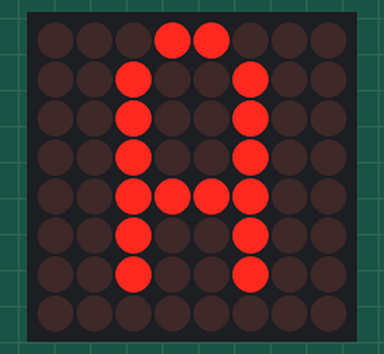
This sketch was run on a simulated Arduino Uno, built with avr-gcc and run on an emulated ATmega328P. On the bench: 8×8 LED matrix.

Above: at 0.1 s.
At 1.2 s:
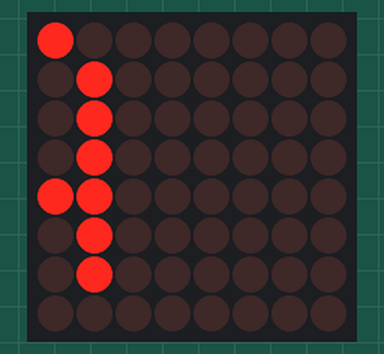
At 2.2 s:
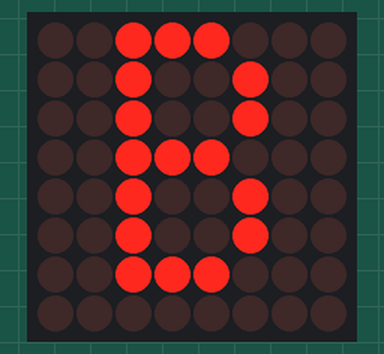
At 4.3 s:
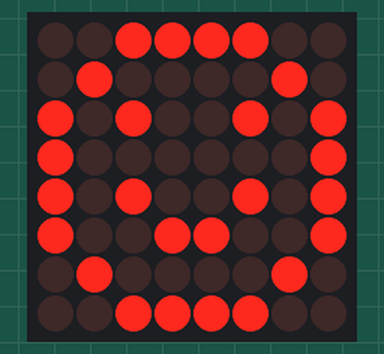
At 4.8 s:
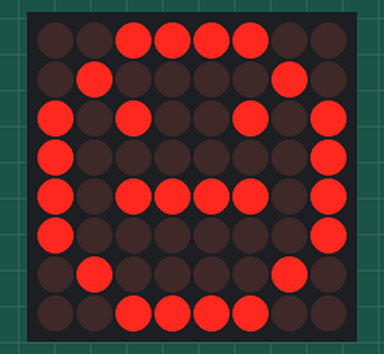
At 5.3 s:
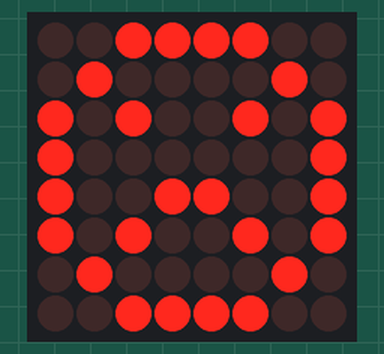

The sketch:

Matrix_1.ino
```cpp
//https://www.youtube.com/arafamicrosystems
#include <MaxMatrix.h>
int DIN = 7;   // DIN pin of MAX7219 module
int CLK = 5;   // CLK pin of MAX7219 module
int CS = 6;    // CS pin of MAX7219 module
int maxInUse = 1;
MaxMatrix m(DIN, CS, CLK, maxInUse);
char A[] = {4, 8,  //4 Column, 8 Row
            B01111110,
            B00010001,
            B00010001,
            B01111110,
           };
char B[] = {4, 8,
            B01111111,
            B01001001,
            B01001001,
            B00110110,
           };
char H[] = {4, 8,  //4 Column, 8 Row
            B01111110,
            B00010000,
            B00010000,
            B01111110,
           };
char R[] = {4, 8,  //4 Column, 8 Row
            B01111111,
            B00011001,
            B00101001,
            B01001111,
           };
char smile01[] = {8, 8,
                  B00111100,
                  B01000010,
                  B10010101,
                  B10100001,
                  B10100001,
                  B10010101,
                  B01000010,
                  B00111100
                 };
char smile02[] = {8, 8,
                  B00111100,
                  B01000010,
                  B10010101,
                  B10010001,
                  B10010001,
                  B10010101,
                  B01000010,
                  B00111100
                 };
char smile03[] = {8, 8,
                  B00111100,
                  B01000010,
                  B10100101,
                  B10010001,
                  B10010001,
                  B10100101,
                  B01000010,
                  B00111100
                 };

char heart[] = {8, 8,
                  B00001100,
                  B00010010,
                  B00100001,
                  B01000010,
                  B01000010,
                  B00100001,
                  B00010010,
                  B00001100
                 };
void setup() {
  m.init(); // MAX7219 initialization
  m.setIntensity(15); // initial led matrix intensity, 0-15
  //m.setDot(7,5,true);//Column,Row
  m.writeSprite(2, 0, A);
  delay(500);
  shift();
  m.writeSprite(2, 0, B);
  delay(500);
  shift();
  m.writeSprite(0, 0, smile01);
  delay(500);
  m.writeSprite(0, 0, smile02);
  delay(500);
  m.writeSprite(0, 0, smile03);
  delay(500);
}
void loop()
{

}

void shift()
{
  for (int i=0; i<8; i++)
  {
    m.shiftLeft(false,false);
    delay(200);
  }
  m.clear();
}
```

Measured:
- what the display in image 2 shows lasts 0.5 s, from 2.1 s to 2.6 s
